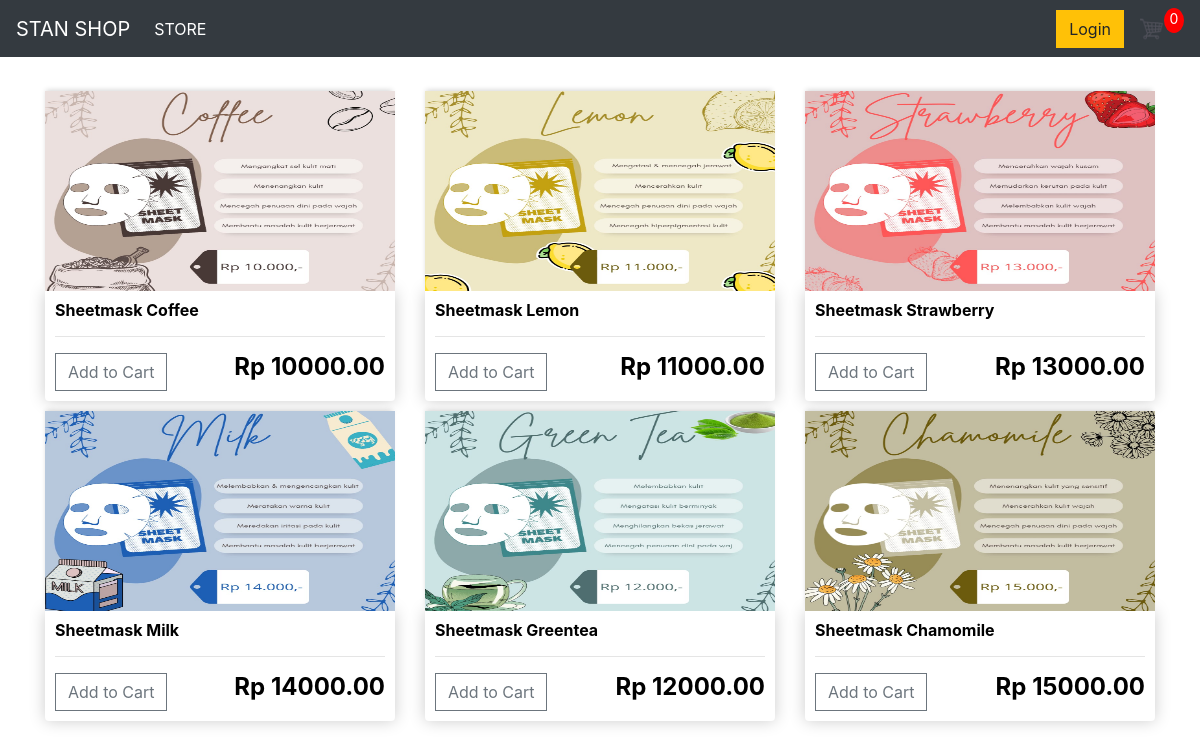
The page / on the database its author committed.
### store/models.py (models this page shows, shortened)
class Product(models.Model):
	name = models.CharField(max_length=200)
	price = models.DecimalField(max_digits=7, decimal_places=2)
	digital = models.BooleanField(default=False,null=True, blank=True)
	image = models.ImageField(null=True, blank=True)
	@property
	def imageURL(self):
		try:
			url = self.image.url
		except:
			url = ''
		return url

### store/views.py (the view)
# urls.py: path('', include('store.urls')),
def store(request):
    data = cartData(request)
    cartItems = data['cartItems']
    order = data['order']
    items = data['items']
    products = Product.objects.all()
    context = {'products':products, 'cartItems':cartItems}
    return render(request, 'store/store.html', context)

### store/utils.py (called while the page is built, shortened)
def cookieCart(request):
	try:
		cart = json.loads(request.COOKIES['cart'])
	except:
		cart = {}
		print('CART:', cart)
	items = []
	order = {'get_cart_total':0, 'get_cart_items':0, 'shipping':False}
	cartItems = order['get_cart_items']
	return {'cartItems':cartItems ,'order':order, 'items':items}

def cartData(request):
	if request.user.is_authenticated:
		customer = request.user.customer
		order, created = Order.objects.get_or_create(customer=customer, complete=False)
		items = order.orderitem_set.all()
		cartItems = order.get_cart_items
	else:
		cookieData = cookieCart(request)
		cartItems = cookieData['cartItems']
		order = cookieData['order']
		items = cookieData['items']
	return {'cartItems':cartItems ,'order':order, 'items':items}

### store/templates/store/store.html
{% extends 'store/main.html' %}
{% load static %}
{% block content %}
<div class="row">
    {% for product in products %}
    <div class="col-lg-4">
        <img class="thumbnail" src="{{product.imageURL}}">
        <div class="box-element product">
            <h6><strong>{{product.name}}</strong></h6>
            <hr>
            <button data-product={{product.id}} data-action="add"
                class="btn btn-outline-secondary add-btn update-cart">Add to Cart</button>
            <h4 style="display: inline-block; float: right"><strong>Rp {{product.price|floatformat:2}}</strong></h4>
        </div>
    </div>
    {% endfor %}
</div>
{% endblock content %}

### store/templates/store/main.html (shortened to what this page needs)
<!DOCTYPE html>
{% load static %}
<html>
<head>
	<link rel="stylesheet" href="https://stackpath.bootstrapcdn.com/bootstrap/4.4.1/css/bootstrap.min.css">
	<link rel="stylesheet" type="text/css" href="{% static 'css/main.css' %}">
</head>
<body>
	<nav class="navbar navbar-expand-lg navbar-dark bg-dark">
	  <a class="navbar-brand" href="{% url 'store' %}">STAN SHOP</a>
	  <div class="collapse navbar-collapse" id="navbarSupportedContent">
	    <ul class="navbar-nav mr-auto">
	      <li class="nav-item active">
	        <a class="nav-link" href="{% url 'store' %}">STORE <span class="sr-only">(current)</span></a>
	      </li>
	    </ul>
	    <div class="form-inline my-2 my-lg-0">
	     	<a href="#"class="btn btn-warning">Login</a>
	     	<a href="{% url 'cart' %}">
	    		<img  id="cart-icon" src="{% static 'images/cart.png' %}">
	    	</a>
	    	<p id="cart-total">{{cartItems}}</p>
	    </div>
	  </div>
	</nav>
     <div class="container">
            <br>
            {% block content %}
            {% endblock content %}
         </div>
</body>
</html>

### static/css/main.css (style rules this page uses)
body { background-color: hsl(0, 0%, 100%); }
h1,h2,h3,h4,h5,h6 { color:hsl(0, 0%, 0%); }
.box-element { box-shadow:hsl(0, 0%, 80%) 0 0 16px; background-color: #fff; border-radius: 4px; padding: 10px; }
.thumbnail { width: 100%; height: 200px; -webkit-box-shadow: -1px -3px 5px -2px rgba(214,214,214,1); -moz-box-shadow: -1px -3px 5px -2px rgba(214,214,214,1); box-shadow: -1px -3px 5px -2px rgba(214,214,214,1); }
.product { border-radius: 0 0 4px 4px; }
#cart-icon { width:25px; display: inline-block; margin-left: 15px; }
#cart-total { display: block; text-align: center; color:#fff; background-color: red; width: 20px; height: 25px; border-radius: 50%; font-size: 14px; }
.col-lg-4, .col-lg-6, .col-lg-8, .col-lg-12 { margin-top: 10px; }
.btn { border-radius: 0; }

### rows shown on the page
Product: imageURL (picture), name "Sheetmask Coffee", price "10000.00"
Product: imageURL (picture), name "Sheetmask Lemon", price "11000.00"
Product: imageURL (picture), name "Sheetmask Strawberry", price "13000.00"
Product: imageURL (picture), name "Sheetmask Milk", price "14000.00"
Product: imageURL (picture), name "Sheetmask Greentea", price "12000.00"
Product: imageURL (picture), name "Sheetmask Chamomile", price "15000.00"

### other values the page prints
{{ cartItems }} "0"
